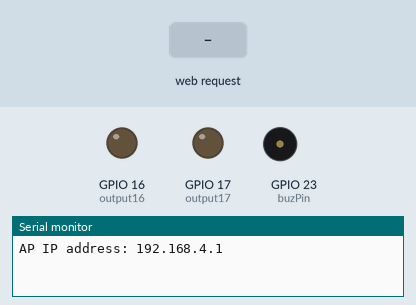
The sketch below on a simulated ESP32. Parts: output pins drawn as LEDs (lit = HIGH), buzzer (waves = sounding, pin HIGH), the last lines printed to the serial monitor. The test bench sets the inputs (shaded band). WiFi joins after 1.5 s; servers stay silent unless stated; the local clock reads 2024-03-15 10:24:30 at power-on unless the sketch sets it; EEPROM starts erased.

Above: at 1.2 s.
1.3 s: HTTP request GET /16/on received
At 2.4 s:
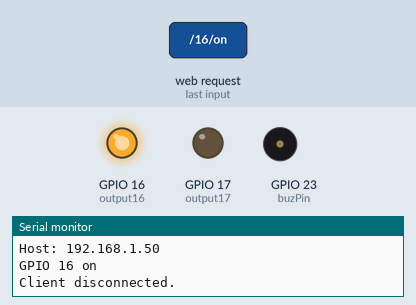
2.8 s: HTTP request GET /17/on received
At 3.6 s:
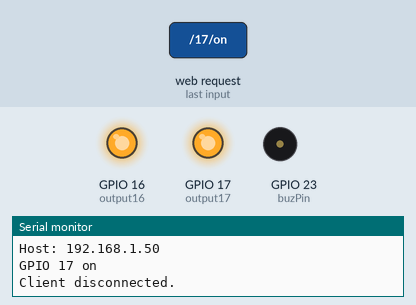
4.3 s: HTTP request GET /16/off received
At 4.7 s:
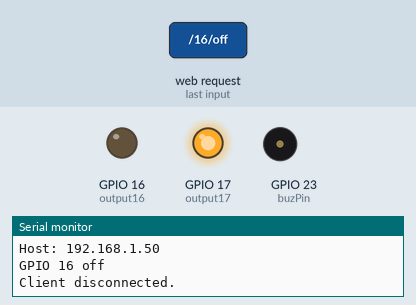
5.8 s: HTTP request GET /17/off received
At 7.0 s:
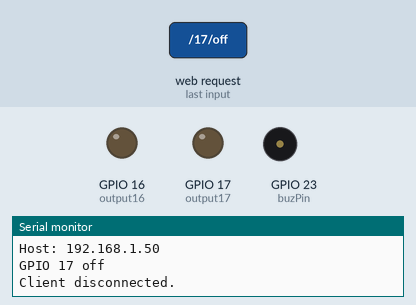
Timing chart, 0 to 8.3 s (numbered marks = the images above; inputs shaded):
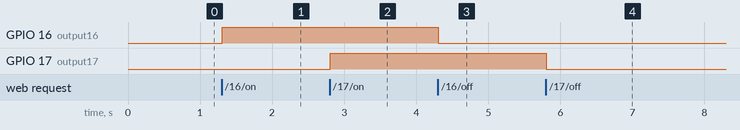

Measured:
- after the input at 1.3 s, GPIO 16 (output16): LOW → HIGH at once
- after the input at 2.8 s, GPIO 17 (output17): LOW → HIGH at once
- after the input at 4.3 s, GPIO 16 (output16): HIGH → LOW at once
- after the input at 5.8 s, GPIO 17 (output17): HIGH → LOW at once

The sketch:

TaskC.ino
```cpp
//#define SWAP 0 // sw access point
#include <WiFi.h>
#include "time.h"
#include <EEPROM.h>
#define EEPROM_SIZE 64

const char* ssid = "ESP32_AP_PCBL";
const char* password = "12345678"; // password should be long!!
WiFiServer server(80);
String header;

String output16State = "off";
String output17State = "off";

String AlarmState = "off";

const int output16 = 16;
const int output17 = 17;

const int buzPin = 23;
const int freq = 5000;
const int resolution = 8;
const int ledChannel = 0;
const int duty = 128;
int sVal;
int sdur;
int nFrq[] = {262, 330, 392, 440, 0};
//도 미 솔 도 0
int ndur[] = {500, 250, 2000};

unsigned long currentTime = millis();
unsigned long previousTime = 0;
const long timeoutTime = 2000;

unsigned long currentTime2 = 0;
unsigned long alarmtime = 0;

boolean alarmflag =false;

const char* ntpServer = "pool.ntp.org";
const long gmtOffset_sec = 3600 * 9; // 3600
const int daylightOffset_sec = 0; // 3600


// alarm
long alarmDelay = -1;
long alarmPlay = 0;
long alarmCntStart = 0;
long alarmCntEnd = 0;

long alarmTime = -1;

// request query index
int idx;
int idxEnd;


void playNote(int note, int dur) {
  ledcSetup(ledChannel, nFrq[note], resolution);
  ledcWrite(ledChannel, duty);
  Serial.println(note);
  delay(dur);
}

void printLocalTime()
{
  struct tm timeinfo;
  if (!getLocalTime(&timeinfo)) {
    Serial.println("Failed to obtain time");
    return;
  }
  Serial.println(&timeinfo, "%A, %B %d %Y %H:%M:%S");
  Serial.println("Year: " + String(timeinfo.tm_year + 1900) + ", Month: " + String(timeinfo.tm_mon + 1));
}


void setup() {
  Serial.begin(115200);
  pinMode(output16, OUTPUT);
  pinMode(output17, OUTPUT);
  digitalWrite(output16, LOW);
  digitalWrite(output17, LOW);
  WiFi.softAP(ssid, password);
  IPAddress IP = WiFi.softAPIP();
  Serial.print("AP IP address: ");
  Serial.println(IP);
  EEPROM.begin(EEPROM_SIZE);
  ledcAttachPin(buzPin, ledChannel);
  server.begin();

  //connect to WiFi
  //  Serial.printf("Connecting to %s ", ssid);
  //  WiFi.begin(ssid, password);
  //  while (WiFi.status() != WL_CONNECTED) {
  //    delay(500);
  //    Serial.print(".");
  //  }
  //  Serial.println(" CONNECTED");
  //  //init and get the time 동기화
  //  configTime(gmtOffset_sec, daylightOffset_sec, ntpServer);
  //  printLocalTime();
  //  //disconnect WiFi as it's no longer needed
  //  WiFi.disconnect(true);
  //  WiFi.mode(WIFI_OFF);

}

void loop() {
  struct tm timeinfo;
  if (!getLocalTime(&timeinfo)) {
    Serial.println("Failed to obtain time");
  }

  WiFiClient client = server.available(); // Listen for incoming clients
  if (client) { // If a new client connects,

    currentTime = millis();
    previousTime = currentTime;


      // alarm play
      if (alarmDelay >= 0) {
        alarmCntEnd = millis();
        if (currentTime - alarmCntStart >= alarmPlay) {
          // alarm play
          Serial.println("alarm play ");
          if (EEPROM.read(0) == 170) {
          int getlen = EEPROM.read(2);
          int i;
          for (i = 0; i < getlen; i++) {
            Serial.print(EEPROM.read(3 + i));
          }
          for (i = 0; i < getlen; i = i + 2) {
            playNote(EEPROM.read(3 + i), ndur[EEPROM.read(4 + i)]);
          }
          playNote(5, 0);

        }

        // alarm initialize
        alarmDelay = -1;
        alarmPlay = 0;
        alarmCntStart = 0;
        alarmCntEnd = 0;
        alarmTime = -1;
        alarmflag = false;
        }
      }


    Serial.println("New Client."); // print a message out in the serial port
    String currentLine = ""; // make a String to hold incoming data from the client
    while (client.connected() && currentTime - previousTime <= timeoutTime) { // loop while the client's connected
      currentTime = millis();

      if (client.available()) { // if there's bytes to read from the client,
        char c = client.read(); // read a byte, then
        Serial.write(c); // print it out the serial monitor
        header += c;
        if (c == '\n') { // if the byte is a newline character
          // if the current line is blank, you got two newline characters in a row.
          // that's the end of the client HTTP request, so send a response:
          if (currentLine.length() == 0) {
            // HTTP headers always start with a response code (e.g. HTTP/1.1 200 OK)
            // and a content-type so the client knows what's coming, then a blank line:
            client.println("HTTP/1.1 200 OK");
            client.println("Content-type:text/html");
            client.println("Connection: close");
            client.println();
            // turns the GPIOs on and off
            if (header.indexOf("GET /16/on") >= 0) {
              Serial.println("GPIO 16 on");
              output16State = "on";
              digitalWrite(output16, HIGH);
            } else if (header.indexOf("GET /16/off") >= 0) {
              Serial.println("GPIO 16 off");
              output16State = "off";
              digitalWrite(output16, LOW);
            } else if (header.indexOf("GET /17/on") >= 0) {
              Serial.println("GPIO 17 on");
              output17State = "on";
              digitalWrite(output17, HIGH);
            } else if (header.indexOf("GET /17/off") >= 0) {
              Serial.println("GPIO 17 off");
              output17State = "off";
              digitalWrite(output17, LOW);
            }
//            if (header.indexOf("GET /alarm/on") >= 0) {
//              AlarmState = "on";
//              currentTime2 = timeinfo.tm_sec;
//              if (alarmflag == false){
//                   alarmtime = currentTime2 + 5;
//                   alarmflag = true;
//              }
//              //delay(5000);
////
//              if (alarmtime < currentTime2) {
//                if (EEPROM.read(0) == 170) {
//                  int getlen = EEPROM.read(2);
//                  int i;
//                  for (i = 0; i < getlen; i++) {
//                    Serial.print(EEPROM.read(3 + i));
//                  }
//                  for (i = 0; i < getlen; i = i + 2) {
//                    playNote(EEPROM.read(3 + i), ndur[EEPROM.read(4 + i)]);
//                  }
//                  playNote(5, 0);
//                  alarmflag = false;
//                }
//              }
//            } else if (header.indexOf("GET /alarm/off") >= 0) {
//              AlarmState = "off";
//            }

            // alarm set data ( client -> server)
            if (header.indexOf("?alarm=") >=0 && alarmflag == false) {
              alarmCntStart = millis();
              Serial.println("alarm set ");
              idx = header.indexOf("=");
              idx += 1;
              idxEnd = header.indexOf(" HTTP/1.1");
              alarmDelay = header.substring(idx, idxEnd).toInt();
              alarmPlay = alarmDelay * 1000;

              alarmTime = timeinfo.tm_sec + alarmDelay;
              alarmflag = true;
            }

            // Display the HTML web page
            client.println("<!DOCTYPE html><html>");
            client.println("<head><meta name=\"viewport\" content=\"width=device-width, initial-scale=1\">");
            client.println("<link rel=\"icon\" href=\"data:,\">");
            // CSS to style the on/off buttons
            // Feel free to change the background-color and font-size attributes to fit your preferences
            client.println("<style>html { font-family: Helvetica; display: inline-block; margin: 0px auto; text-align: center;}");
            client.println(".button { background-color: #4CAF50;border: none; color: white; padding: 16px 40px;");
            client.println("text-decoration: none; font-size: 30px; margin: 2px; cursor: pointer;}");
            client.println(".button2 {background-color: #555555;}</style></head>");
            // Web Page Heading
            client.println("<body><h1>ESP32 Web Server</h1>");
            // Display current state, and ON/OFF buttons for GPIO 16
            client.println("<p>GPIO 16 - State " + output16State + "</p>");
            // If the output16State is off, it displays the ON button
            if (output16State == "off") {
              client.println("<p><a href=\"/16/on\"><button class=\"button\">ON</button></a></p>");
            } else {
              client.println("<p><a href=\"/16/off\"><button class=\"button button2\">OFF</button></a></p>");
            }
            // Display current state, and ON/OFF buttons for GPIO 17
            client.println("<p>GPIO 17 - State " + output17State + "</p>");
            // If the output17State is off, it displays the ON button
            if (output17State == "off") {
              client.println("<p><a href=\"/17/on\"><button class=\"button\">ON</button></a></p>");
            } else {
              client.println("<p><a href=\"/17/off\"><button class=\"button button2\">OFF</button></a></p>");
            }

//            if (AlarmState == "off") {
//              client.println("<p><a href=\"/alarm/on\"><button class=\"button\">Set Alarm On 5Seconds Later</button></a></p>");
//            } else {
//              client.println("<p><a href=\"/alarm/off\"><button class=\"button\">Back</button></a></p>");
//            }

            // RTP
            client.println("<script>var totalTime=" + String(timeinfo.tm_hour * 3600 + timeinfo.tm_min * 60 + timeinfo.tm_sec) +
                           "; setInterval(function(){totalTime++; document.getElementById('timer').innerHTML='NowTime: '+Math.floor(totalTime/3600) + ':' + Math.floor(totalTime%3600/60) + ':' + totalTime%3600%60;}, 1000);</script>");
            client.println(&timeinfo, "<h2 id='timer'>NowTime: %H:%M:%S</h2>");
            client.println("Year: " + String(timeinfo.tm_year + 1900) + ", Month: " + String(timeinfo.tm_mon + 1));

            client.println("</br> Alarm seted Seconds: " + String(alarmTime));

            // alarm
            client.println("<form>alarm set (after this sec): <input type='text' name='alarm'/><br>");
            client.println("<input type='submit' value='SET'></form>");


            client.println("</body></html>");
            // The HTTP response ends with another blank line
            client.println();
            // Break out of the while loop
            break;
          } //** if (currentLine.length() == 0) {
          else { // if you got a newline, then clear currentLine
            currentLine = "";
          }
        } //** if (c == '\n') {
        else if (c != '\r') { // if you got anything else but a carriage return character,
          currentLine += c; // add it to the end of the currentLine
        }
      } //* if (client.available()) {
    } //** while
    // Clear the header variable
    header = "";
    // Close the connection
    client.stop();
    Serial.println("Client disconnected.");
    Serial.println("");
  } //** if (client) {
} //** loop() {
```
